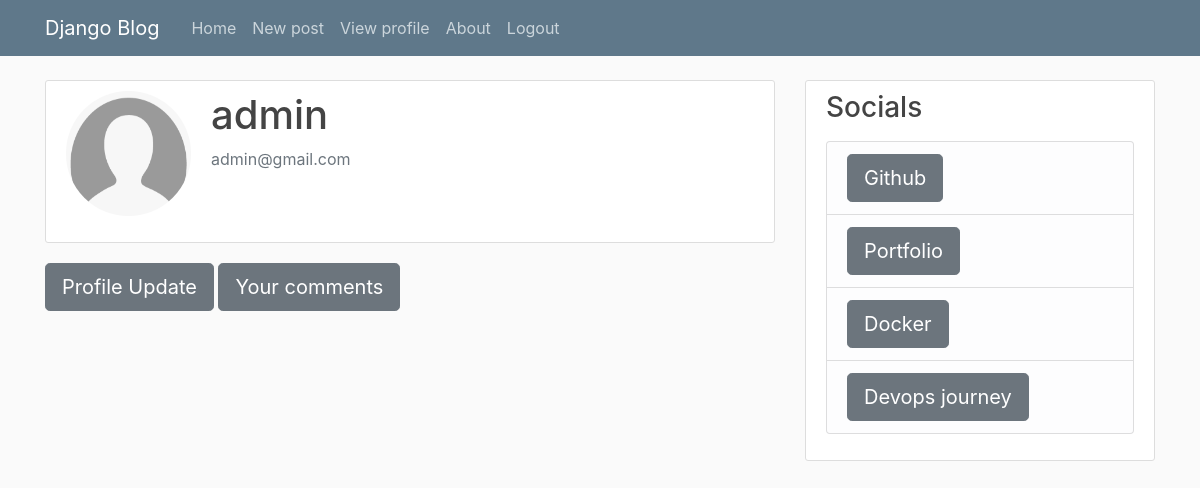
/users/profile/ (signed in), run on the app's committed database.
### blog/models.py (models this page shows)
class custom_user(AbstractUser):
       number = models.CharField(max_length=12)

### users/models.py (models this page shows)
class profile(models.Model):
    user = models.OneToOneField(custom_user,on_delete=models.CASCADE)
    image=models.ImageField(default='default.jpg',upload_to='images')

### users/views.py (the view)
# urls.py: path('profile/',views.profile,name='profile'),
@login_required
def profile(request):
    return render(request,'users/profile.html')

### users/templates/users/profile.html (shortened to what this page needs)
{% extends "blog/base.html" %}
{% load crispy_forms_tags %}
{% block content %}
    <div class="content-section">
      <div class="media">
        <img class="rounded-circle account-img" src="{{ user.profile.image.url }}">
        <div class="media-body">
          <h2 class="account-heading">{{ user.username }}</h2>
          <p class="text-secondary">{{ user.email }}</p>
        </div>
      </div>
    </div>
    <div class="media-body">
         <a class='btn btn-secondary btn-lg' role='button'  href="{% url 'update_profile' %}">Profile Update</a>
         <a class='btn btn-secondary btn-lg' role='button'  href="{% url 'profile_post' user.username %}">Your comments</a>
    </div>
{% endblock content %}

### blog/static/blog/main.css (style rules this page uses)
body { background: #fafafa; color: #333333; margin-top: 5rem; }
h1, h2, h3, h4, h5, h6 { color: #444444; }
.content-section { background: #ffffff; padding: 10px 20px; border: 1px solid #dddddd; border-radius: 3px; margin-bottom: 20px; }
.account-img { height: 125px; width: 125px; margin-right: 20px; margin-bottom: 16px; }
.account-heading { font-size: 2.5rem; }

### data on the page
custom_user: profile.image (placeholder picture), username "admin", email "admin@gmail.com"
